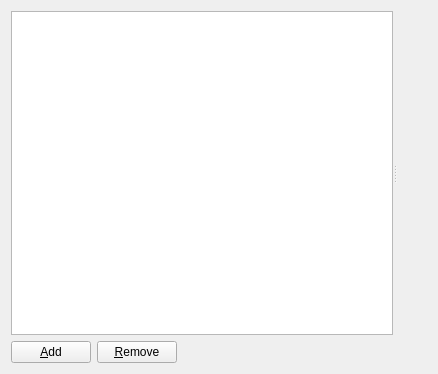
<?xml version="1.0" encoding="UTF-8"?>
<ui version="4.0">
 <class>Post3dWindowCellRangeListSettingEditWidget</class>
 <widget class="QWidget" name="Post3dWindowCellRangeListSettingEditWidget">
  <property name="geometry">
   <rect>
    <x>0</x>
    <y>0</y>
    <width>438</width>
    <height>374</height>
   </rect>
  </property>
  <property name="windowTitle">
   <string>Form</string>
  </property>
  <layout class="QVBoxLayout" name="verticalLayout_2" stretch="1,0">
   <item>
    <widget class="QSplitter" name="splitter">
     <property name="orientation">
      <enum>Qt::Horizontal</enum>
     </property>
     <widget class="QListWidget" name="rangeListWidget">
      <property name="sizePolicy">
       <sizepolicy hsizetype="Expanding" vsizetype="Expanding">
        <horstretch>0</horstretch>
        <verstretch>0</verstretch>
       </sizepolicy>
      </property>
     </widget>
     <widget class="QWidget" name="">
      <layout class="QVBoxLayout" name="verticalLayout">
       <item>
        <widget class="Post3dWindowCellRangeSettingEditWidget" name="rangeSettingWidget" native="true"/>
       </item>
       <item>
        <spacer name="verticalSpacer_3">
         <property name="orientation">
          <enum>Qt::Vertical</enum>
         </property>
         <property name="sizeHint" stdset="0">
          <size>
           <width>20</width>
           <height>40</height>
          </size>
         </property>
        </spacer>
       </item>
      </layout>
     </widget>
    </widget>
   </item>
   <item>
    <layout class="QHBoxLayout" name="horizontalLayout">
     <item>
      <widget class="QPushButton" name="rangeAddButton">
       <property name="text">
        <string>&amp;Add</string>
       </property>
      </widget>
     </item>
     <item>
      <widget class="QPushButton" name="rangeRemoveButton">
       <property name="text">
        <string>&amp;Remove</string>
       </property>
      </widget>
     </item>
     <item>
      <spacer name="horizontalSpacer_3">
       <property name="orientation">
        <enum>Qt::Horizontal</enum>
       </property>
       <property name="sizeHint" stdset="0">
        <size>
         <width>40</width>
         <height>20</height>
        </size>
       </property>
      </spacer>
     </item>
    </layout>
   </item>
  </layout>
 </widget>
 <customwidgets>
  <customwidget>
   <class>Post3dWindowCellRangeSettingEditWidget</class>
   <extends>QWidget</extends>
   <header>post/post3d/post3dwindowcellrangesettingeditwidget.h</header>
   <container>1</container>
  </customwidget>
 </customwidgets>
 <resources/>
 <connections/>
</ui>
